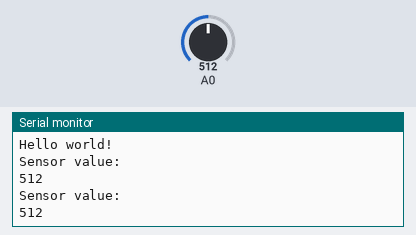
Recording of a sketch running on a simulated Arduino Uno, built with avr-gcc and run on an emulated ATmega328P. Parts: the last lines printed to the serial monitor. Inputs (shaded band) come from the test bench; at power-on: A0 = 512.

Above: at 1.8 s.
1.9 s: A0 set to 716
At 2.8 s:
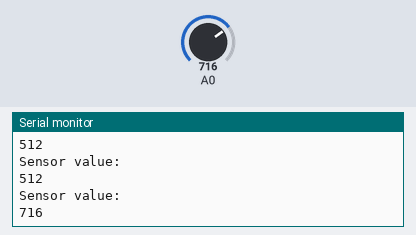
3.4 s: A0 set to 900
At 4.7 s:
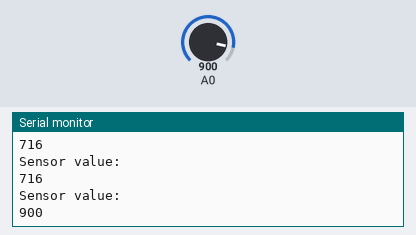
Timing chart, 0 to 6.4 s (numbered marks = the images above; inputs shaded):
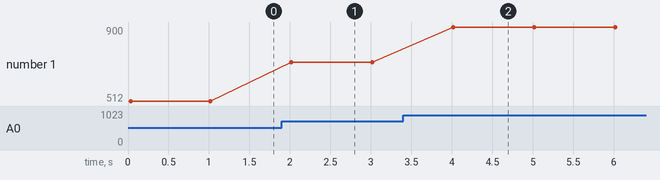

Measured:
- after the input at 1.9 s, the serial monitor: prints a new line after 0.12 s (image 1)
- after the input at 3.4 s, the serial monitor: prints a new line after 0.62 s (image 2)
- plotted number 1: 512 → 716 after the input at 1.9 s, 716 → 900 after the input at 3.4 s

The sketch:

LDR_Analog.ino
```cpp
void setup() {
 Serial.begin(9600);
 Serial.println("Hello world!");
}

void loop() {
  int sensorValue = analogRead(A0);
  Serial.println("Sensor value: ");
  Serial.println(sensorValue);

   delay(1000);
}
```
